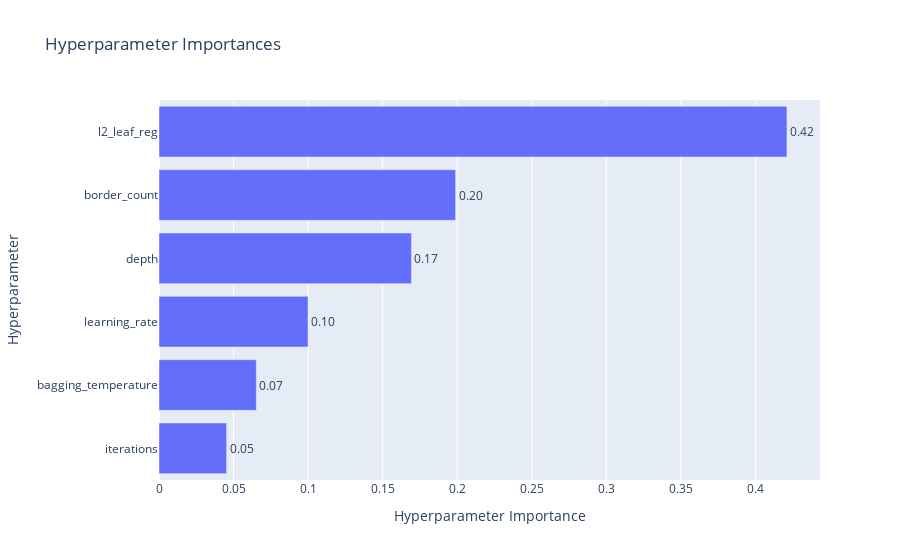

Write notebook code for a chart like this one.
### Markdown cell above
### Hyperparameter Importances Plot
- This plot shows you which hyperparameters were most influential in determining the model's performance during the optimization process. The importance is calculated by analyzing how much each parameter's value impacted the final R-squared score.

- Essentially, if a hyperparameter like learning_rate or depth has a high importance score, it means that changes to its value led to significant changes in the model's performance. Conversely, a parameter with a low importance score means that varying its value didn't have much effect on the final outcome.

- This plot is incredibly useful for refining your next optimization. For instance, if you see that a certain hyperparameter has very low importance, you might be able to fix its value or remove it from the search space in a future run to make the optimization faster and more efficient.

### Code cell
optuna.visualization.plot_param_importances(study)

### Figure 1 — Plotly figure (JSON) as saved in the notebook; plotly's stock layout.template omitted (floating-point values rounded to 4 significant figures)
{"data": [{"cliponaxis": false, "hovertemplate": ["iterations (IntDistribution): 0.04532642399907005<extra></extra>", "bagging_temperature (FloatDistribution): 0.06526373298331886<extra></extra>", "learning_rate (FloatDistribution): 0.09996106075478835<extra></extra>", "depth (IntDistribution): 0.16933318960453483<extra></extra>", "border_count (IntDistribution): 0.19893717202618894<extra></extra>", "l2_leaf_reg (FloatDistribution): 0.4211784206320989<extra></extra>"], "name": "Objective Value", "orientation": "h", "text": ["0.05", "0.07", "0.10", "0.17", "0.20", "0.42"], "textposition": "outside", "type": "bar", "x": [0.04533, 0.06526, 0.09996, 0.1693, 0.1989, 0.4212], "y": ["iterations", "bagging_temperature", "learning_rate", "depth", "border_count", "l2_leaf_reg"]}], "layout": {"title": {"text": "Hyperparameter Importances"}, "xaxis": {"title": {"text": "Hyperparameter Importance"}}, "yaxis": {"title": {"text": "Hyperparameter"}}}}
